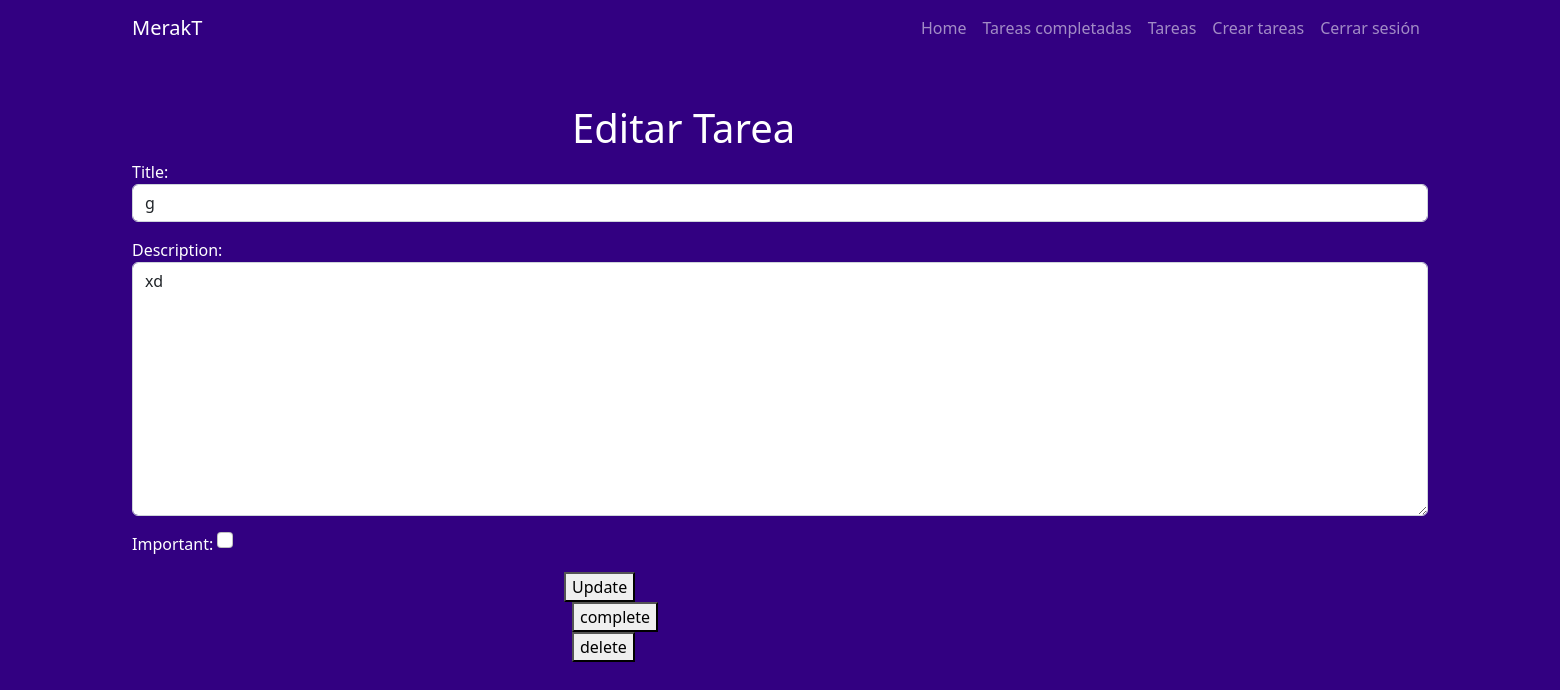
The page /tasks/3 (signed in) on the database as committed earlier.
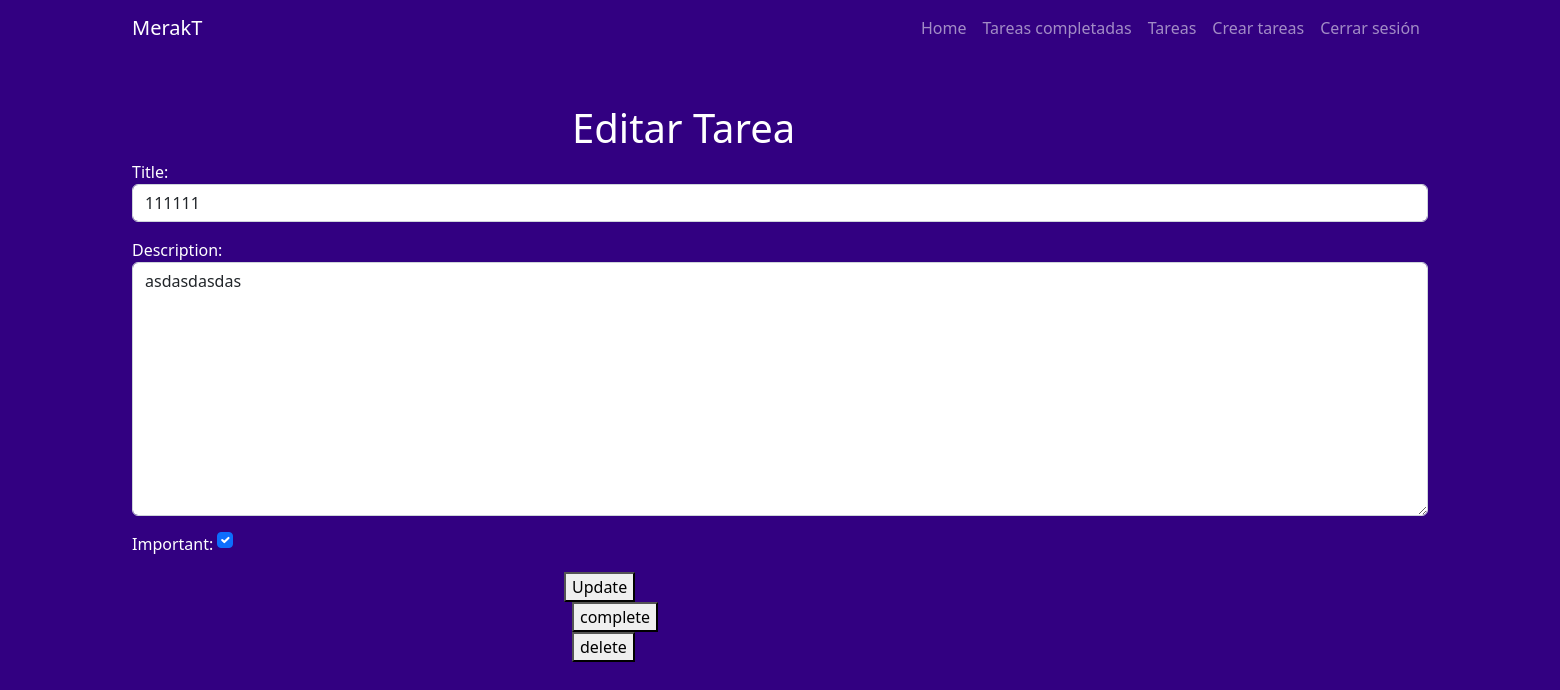
The same page on the database as committed later.
### tasks/models.py (models this page shows, shortened)
class Task(models.Model): #crea una tabla en sql
  title = models.CharField(max_length=200)
  description = models.TextField(max_length=1000)
  created = models.DateTimeField(auto_now_add=True) #para la fecha que se creo
  datecompleted = models.DateTimeField(null=True, blank=True)
  important = models.BooleanField(default=False)
  user = models.ForeignKey(User, on_delete=models.CASCADE) #para poder vincular dos tablas

### tasks/views.py (the view, shortened to what this page needs)
# urls.py: path('tasks/<int:task_id>', views.task_detail, name='task_detail'), #el int id sirve para mostrar las tareas por usuarios
@login_required
def task_detail(request, task_id):
    if request.method == 'GET':
        task = get_object_or_404(Task, pk=task_id, user=request.user)
        form = TaskForm(instance=task)
        return render(request, 'task_detail.html', {'task': task, 'form': form})

### tasks/forms.py
class TaskForm(forms.ModelForm):
    class Meta:
        model = Task
        fields = ['title', 'description', 'important']
        widgets = {
            'title': forms.TextInput(attrs={'class': 'form-control', 'placeholder': 'Cual es el titulo'}),
            'description': forms.Textarea(attrs={'class': 'form-control','placeholder': 'Cual es la descripción'}),
            'important': forms.CheckboxInput(attrs={'class': 'form-check-input m-auto'})
        }

### tasks/templates/task_detail.html (shortened to what this page needs)
{% extends 'base.html' %}
{% block content %}
<main class="container">
  <div class="row">
    <div class="cold-md-4 offset-md-4 mt-5">
      <h1 class="text-white">Editar Tarea</h1>
    </div>
      <form method="POST" class="text-white ">
        {{form.as_p}}
        <div class="cold-md-4 offset-md-4">
          <button>
            Update
          </button>
        </div>
      </form>
      <div class="cold-md-4 offset-md-4 ">
        <form action="{% url 'complete_task' task.id %}" method="POST">
          <button>
            complete
          </button>
        </form>
      </div>
      <div class="cold-md-4 offset-md-4">
        <form action="{% url 'delete_task' task.id %}" method="POST">
          <button>
            delete
          </button>
        </form>
      </div>
  </div>
</main>
{% endblock %}

Rows that differ between the two databases and show on the page:
changed Task: title "g" → "111111"; description "xd" → "asdasdasdas"; important "☐" → "☑"
